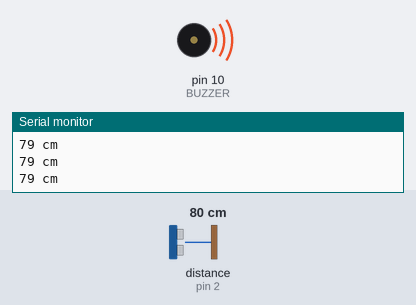
This sketch was run on a simulated Arduino Uno, built with avr-gcc and run on an emulated ATmega328P. Shown: buzzer (waves = sounding, pin HIGH), the last lines printed to the serial monitor. Wiring (inferred from the names in the program): ultrasonic range finder: trigger pin 6; echo pin 2. The inputs (shaded band) are chosen by the test bench; at power-on: distance to the obstacle (sensor on pin 2) 80 cm. The echo pulse lasts 58.3 µs per cm; pins used as bus, display or sensor lines are not drawn.

Above: at 1.2 s.
1.3 s: distance to the obstacle (sensor on pin 2) set to 113 cm
2.8 s: distance to the obstacle (sensor on pin 2) set to 119 cm
At 4.1 s:
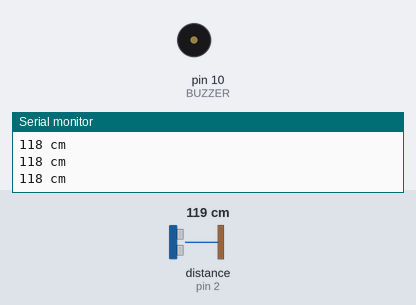
4.4 s: distance to the obstacle (sensor on pin 2) set to 2 cm
At 5.7 s:
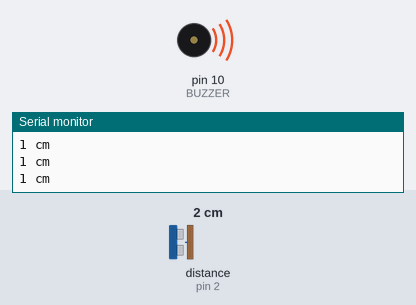
6.0 s: distance to the obstacle (sensor on pin 2) set to 120 cm
At 6.6 s:
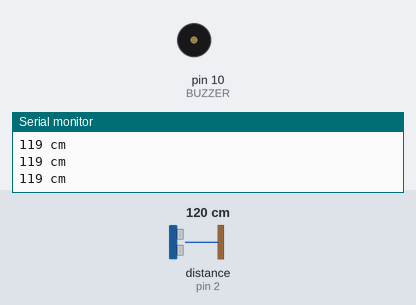
Timing chart, 0 to 8.6 s (numbered marks = the images above; inputs shaded):
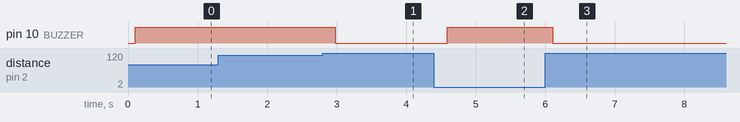

The sketch:

Dftb_code.ino
```cpp
#define TRIGGER_PIN  6
#define ECHO_PIN     2
#define BUZZER     10


void setup() {
  Serial.begin (9600);
  pinMode(TRIGGER_PIN, OUTPUT);
  pinMode(BUZZER, OUTPUT);
  pinMode(ECHO_PIN, INPUT);
}

void loop() {
  long duration, distance;
  digitalWrite(TRIGGER_PIN, LOW);  // Added this line
  delayMicroseconds(2); // Added this line
  digitalWrite(TRIGGER_PIN, HIGH);
  delayMicroseconds(10); // Added this line
  digitalWrite(TRIGGER_PIN, LOW);
  duration = pulseIn(ECHO_PIN, HIGH);
  distance = (duration/2) / 29.1;
  Serial.print(distance);
  Serial.println(" cm");
  delay(100);
  if(distance >= 115){
    digitalWrite(BUZZER , LOW);
    }
  else {
    digitalWrite(BUZZER , HIGH);
    }


}
```

Measured:
- the behaviour switches between 115 and 116 cm on distance to the obstacle (sensor on pin 2) (found by bisection; images 0 and 1)
- after the input at 2.8 s, pin 10 (BUZZER): HIGH → LOW after 0.18 s
- after the input at 4.4 s, pin 10 (BUZZER): LOW → HIGH after 0.19 s
- after the input at 6.0 s, pin 10 (BUZZER): HIGH → LOW after 0.11 s
